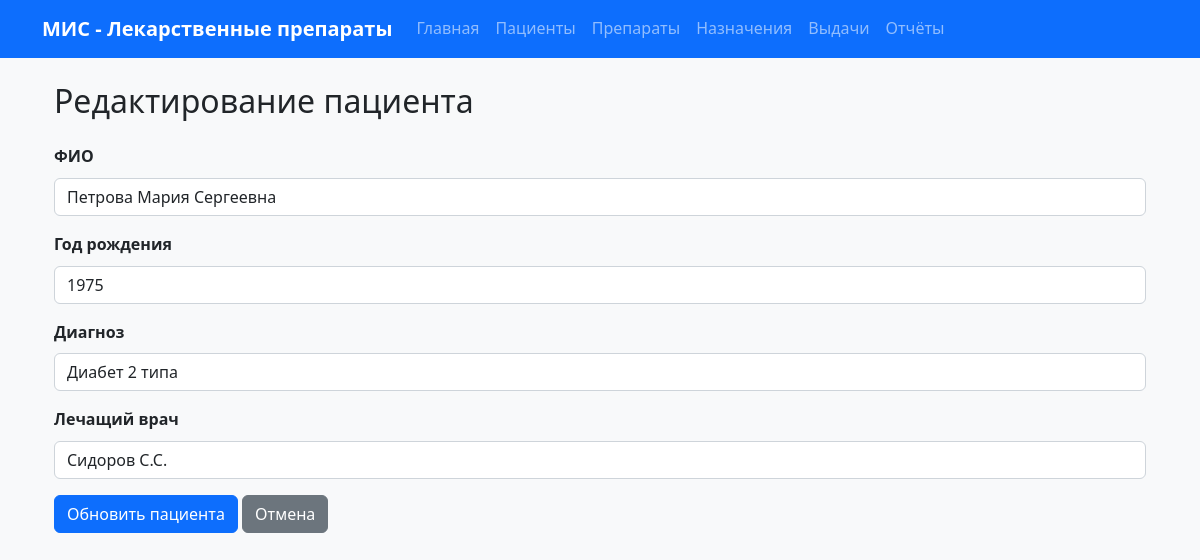
Page /patients/edit/2 on the committed database.
### tables this page shows
CREATE TABLE patients (
            patient_id INTEGER PRIMARY KEY AUTOINCREMENT,
            fio TEXT NOT NULL,
            birth_year INTEGER NOT NULL,
            diagnosis TEXT NOT NULL,
            attending_doctor TEXT NOT NULL,
            created_at TIMESTAMP DEFAULT CURRENT_TIMESTAMP,
            updated_at TIMESTAMP DEFAULT CURRENT_TIMESTAMP
        );

### routes.py (the view, shortened to what this page needs)
    @app.route("/patients/edit/<int:patient_id>", methods=["GET", "POST"])
    def edit_patient(patient_id):
        patient = Patient.get_by_id(patient_id)
        if not patient:
            flash("Пациент не найден", "error")
            return redirect(url_for("patients"))
        return render_template("patient_form.html", patient=patient)

### database.py (called while the page is built)
def get_db():
    if 'db' not in g:
        g.db = sqlite3.connect(current_app.config['DATABASE_PATH'])
        g.db.row_factory = sqlite3.Row
    return g.db

def execute_query(query, params=None):
    db = get_db()
    if params:
        cursor = db.execute(query, params)
    else:
        cursor = db.execute(query)
    return cursor

def fetch_one(query, params=None):
    cursor = execute_query(query, params)
    return cursor.fetchone()

### models.py (called while the page is built)
    @staticmethod
    def get_by_id(patient_id):
        query = "SELECT * FROM patients WHERE patient_id = ?"
        row = fetch_one(query, (patient_id,))
        if row:
            return Patient(patient_id=row["patient_id"], fio=row["fio"], birth_year=row["birth_year"], diagnosis=row["diagnosis"], attending_doctor=row["attending_doctor"])
        return None

### templates/patient_form.html (shortened to what this page needs)
{% extends "base.html" %}
{% block content %}
<div class="container mt-4">
    <h2 class="mb-4">
        {% if patient %}Редактирование пациента{% else %}Добавление пациента{% endif %}
    </h2>
    <form method="POST">
        <div class="mb-3">
            <label for="fio" class="form-label">ФИО</label>
            <input type="text" class="form-control" id="fio" name="fio"
                   value="{% if patient %}{{ patient.fio }}{% endif %}" required>
        </div>
        <div class="mb-3">
            <label for="birth_year" class="form-label">Год рождения</label>
            <input type="number" class="form-control" id="birth_year" name="birth_year"
                   value="{% if patient %}{{ patient.birth_year }}{% endif %}" min="1900" max="{{ current_year }}" required>
        </div>
        <div class="mb-3">
            <label for="diagnosis" class="form-label">Диагноз</label>
            <input type="text" class="form-control" id="diagnosis" name="diagnosis"
                   value="{% if patient %}{{ patient.diagnosis }}{% endif %}" required>
        </div>
        <div class="mb-3">
            <label for="attending_doctor" class="form-label">Лечащий врач</label>
            <input type="text" class="form-control" id="attending_doctor" name="attending_doctor"
                   value="{% if patient %}{{ patient.attending_doctor }}{% endif %}" required>
        </div>
        <div class="mb-3">
            <button type="submit" class="btn btn-primary">
                {% if patient %}Обновить пациента{% else %}Добавить пациента{% endif %}
            </button>
            <a href="{{ url_for("patients") }}" class="btn btn-secondary">Отмена</a>
        </div>
    </form>
</div>
{% endblock %}

### static/css/style.css (style rules this page uses)
:root { --primary-color: #0d6efd; --secondary-color: #6c757d; --success-color: #198754; --danger-color: #dc3545; --warning-color: #ffc107; --info-color: #0dcaf0; --light-color: #f8f9fa; --dark-color: #212529; }
body { font-family: 'Segoe UI', Tahoma, Geneva, Verdana, sans-serif; background-color: #f8f9fa; line-height: 1.6; }
.btn { border-radius: 6px; font-weight: 500; transition: all 0.2s ease; }
.form-control, .form-select { border-radius: 6px; border: 1px solid #ced4da; transition: border-color 0.15s ease-in-out, box-shadow 0.15s ease-in-out; }
.form-label { font-weight: 600; color: var(--dark-color); margin-bottom: 0.5rem; }

### rows in the picture
patients: fio "Петрова Мария Сергеевна", birth_year "1975", diagnosis "Диабет 2 типа", attending_doctor "Сидоров С.С."
